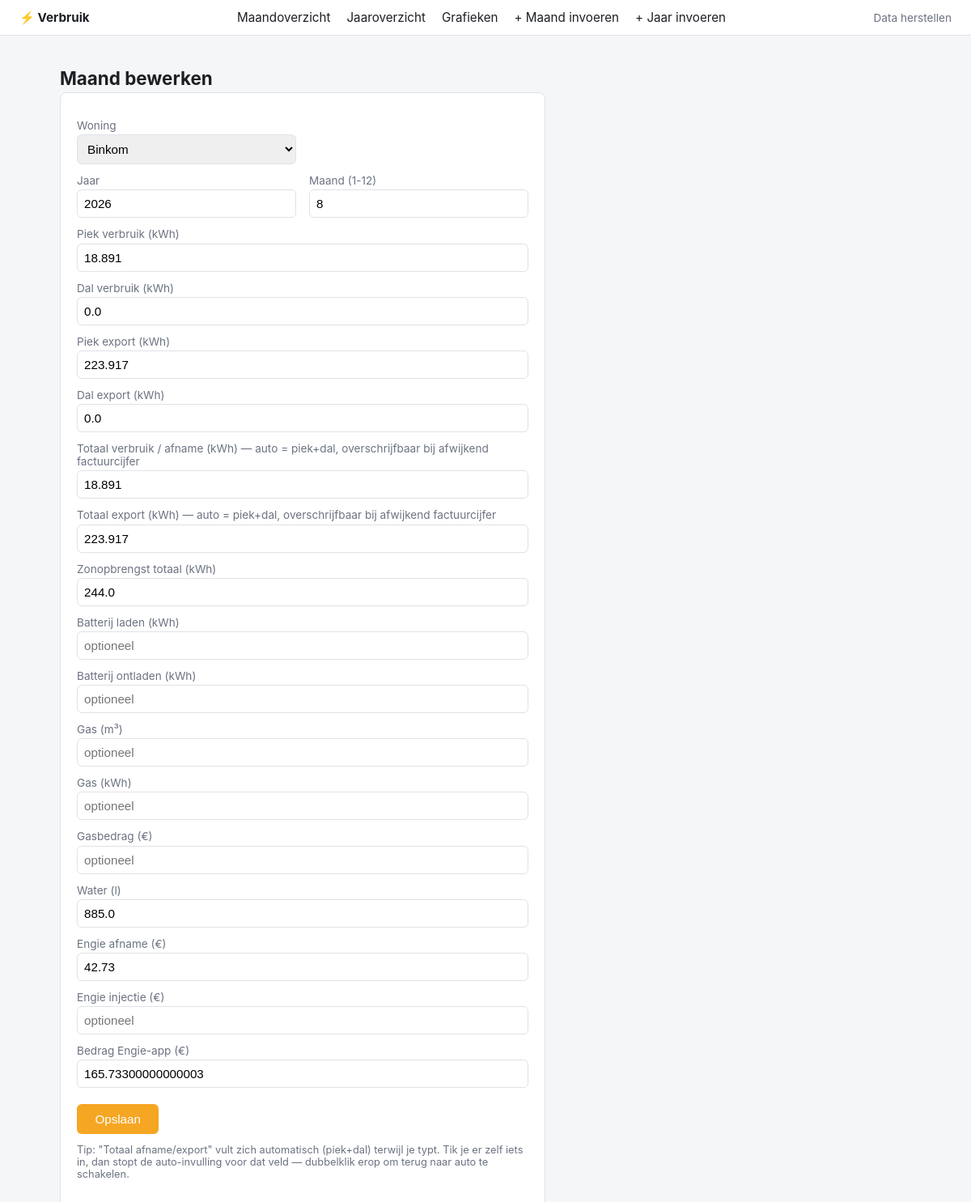
The page /invoer/Binkom/2026/8 on the database its author committed.
### tables this page shows
CREATE TABLE maandverbruik (
    id INTEGER PRIMARY KEY AUTOINCREMENT,
    woning TEXT NOT NULL CHECK (woning IN ('Tienen', 'Binkom')),
    jaar INTEGER NOT NULL,
    maand INTEGER NOT NULL CHECK (maand BETWEEN 1 AND 12),

    piek_verbruik REAL,
    dal_verbruik REAL,
    piek_export REAL,
    dal_export REAL,
    totaal_verbruik_afname REAL,
    totaal_export REAL,
    zonopbrengst_totaal REAL,
    batterij_laden REAL,
    batterij_ontladen REAL,

    gas_m3 REAL,
    gas_kwh REAL,
    prijs_gas_eur REAL,
    water_l REAL,

    engie_afname_eur REAL,
    engie_injectie_eur REAL,
    bedrag_engie_app REAL,

    UNIQUE(woning, jaar, maand)
);

### main.py (the view, shortened to what this page needs)
@app.route("/invoer", methods=["GET", "POST"])
@app.route("/invoer/<woning>/<int:jaar>/<int:maand>", methods=["GET", "POST"])
def invoer(woning=None, jaar=None, maand=None):
    bestaand = None
    if woning and jaar and maand:
        conn = get_connection()
        row = conn.execute(
            "SELECT * FROM maandverbruik WHERE woning=? AND jaar=? AND maand=?",
            (woning, jaar, maand),
        ).fetchone()
        conn.close()
        bestaand = dict(row) if row else None
    return render_template(
        "invoer.html",
        woningen=WONINGEN,
        velden=MAAND_INVOERVELDEN,
        bestaand=bestaand,
        woning=woning,
        jaar=jaar,
        maand=maand,
    )

### main.py (called while the page is built)
    def __call__(self, environ, start_response):
        script_name = environ.get("HTTP_X_INGRESS_PATH", "")
        if script_name:
            environ["SCRIPT_NAME"] = script_name
            path_info = environ.get("PATH_INFO", "")
            if path_info.startswith(script_name):
                environ["PATH_INFO"] = path_info[len(script_name):]
        return self.wsgi_app(environ, start_response)

### models.py (called while the page is built)
def get_connection():
    DB_PATH.parent.mkdir(parents=True, exist_ok=True)
    conn = sqlite3.connect(DB_PATH)
    conn.row_factory = sqlite3.Row
    conn.execute("PRAGMA foreign_keys = ON")
    return conn

### templates/invoer.html (shortened to what this page needs)
{% extends "base.html" %}
{% block content %}
<h1>{{ "Maand bewerken" if bestaand else "Maand invoeren" }}</h1>
<form class="entry" method="post">
    <div class="row2">
        <div>
            <label>Woning</label>
            <select name="woning" required>
                {% for w in woningen %}
                <option value="{{ w }}" {{ "selected" if (bestaand and bestaand.woning == w) or (woning == w) }}>{{ w }}</option>
                {% endfor %}
            </select>
        </div>
        <div></div>
        <div>
            <label>Jaar</label>
            <input type="number" name="jaar" value="{{ bestaand.jaar if bestaand else (jaar or '') }}" required>
        </div>
        <div>
            <label>Maand (1-12)</label>
            <input type="number" name="maand" min="1" max="12" value="{{ bestaand.maand if bestaand else (maand or '') }}" required>
        </div>
    </div>
    {% for veld, label in velden %}
    <label>{{ label }}</label>
    <input type="text" id="{{ veld }}" name="{{ veld }}" value="{{ bestaand[veld] if bestaand and bestaand[veld] is not none else '' }}" placeholder="optioneel">
    {% endfor %}
    <button type="submit">Opslaan</button>
    <p class="muted" style="margin-top:0.75rem; font-size:0.8rem;">
        Tip: "Totaal afname/export" vult zich automatisch (piek+dal) terwijl je typt.
        Tik je er zelf iets in, dan stopt de auto-invulling voor dat veld —
        dubbelklik erop om terug naar auto te schakelen.
    </p>
</form>
{% endblock %}

### static/style.css (style rules this page uses)
:root { --bg: #f5f6f8; --card: #ffffff; --border: #e0e2e7; --text: #1c1f24; --muted: #6b7280; --accent: #f5a623; --accent-dark: #d68910; --pos: #2e7d32; --neg: #c0392b; }
* { box-sizing: border-box; }
body { margin: 0; font-family: -apple-system, "Segoe UI", Roboto, sans-serif; background: var(--bg); color: var(--text); }
h1 { font-size: 1.4rem; margin-bottom: 0.25rem; }
.muted { color: var(--muted); }
form.entry { background: var(--card); border: 1px solid var(--border); border-radius: 8px; padding: 1.25rem; max-width: 600px; }
form.entry label { display: block; margin-top: 0.75rem; font-size: 0.85rem; color: var(--muted); }
form.entry input, form.entry select { width: 100%; padding: 0.5rem; border: 1px solid var(--border); border-radius: 6px; font-size: 0.95rem; margin-top: 0.2rem; }
form.entry button { margin-top: 1.25rem; background: var(--accent); color: #fff; border: none; padding: 0.6rem 1.4rem; border-radius: 6px; font-size: 0.95rem; cursor: pointer; }
.row2 { display: grid; grid-template-columns: 1fr 1fr; gap: 0 1rem; }

### rows shown on the page
maandverbruik: jaar "2026", maand "8", piek_verbruik "18.891" "0.0" "223.917" "0.0" "18.891" "223.917" "244.0" "885.0" "42.73" "165.73300000000003"

### other values the page prints
{{ "Maand bewerken" if bestaand else "Maand invoeren" }} "Maand bewerken"
{{ label }} "Piek verbruik (kWh)" "Dal verbruik (kWh)" "Piek export (kWh)" "Dal export (kWh)" "Totaal verbruik / afname (kWh) — auto = piek+dal, overschrijfbaar bij afwijkend factuurcijfer" "Totaal export (kWh) — auto = piek+dal, overschrijfbaar bij afwijkend factuurcijfer" "Zonopbrengst totaal (kWh)" "Batterij laden (kWh)" "Batterij ontladen (kWh)" "Gas (m³)" "Gas (kWh)" "Gasbedrag (€)" "Water (l)" "Engie afname (€)" "Engie injectie (€)" "Bedrag Engie-app (€)"
form field woning "Binkom"
